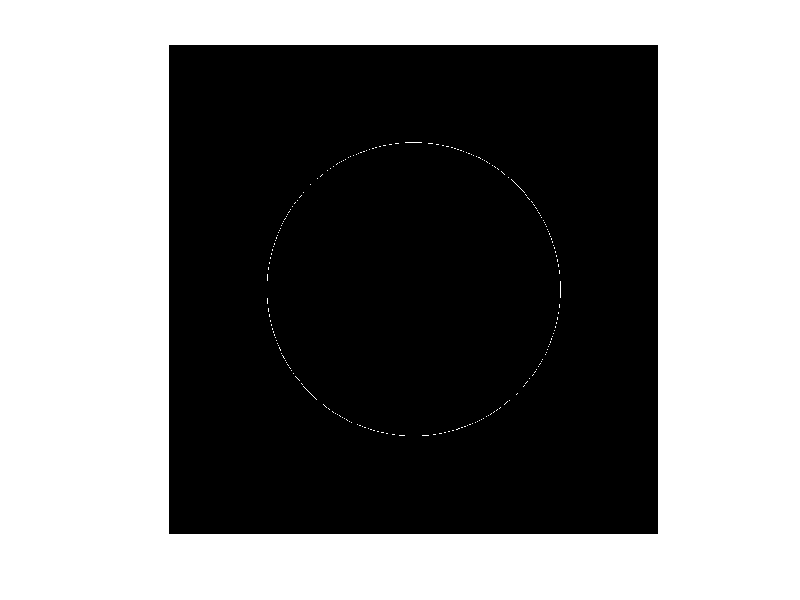

This figure's MATLAB source:
clc;clear;close all;

%input
r=300;
xx=500;yy=500;
img=zeros(1000);

%draw circle
for th =0:1/r:2*pi
    x = round(r * cos(th)) + xx;
    y = round(r * sin(th)) + yy;
    img(x, y)=1;
end
imshow(img);
